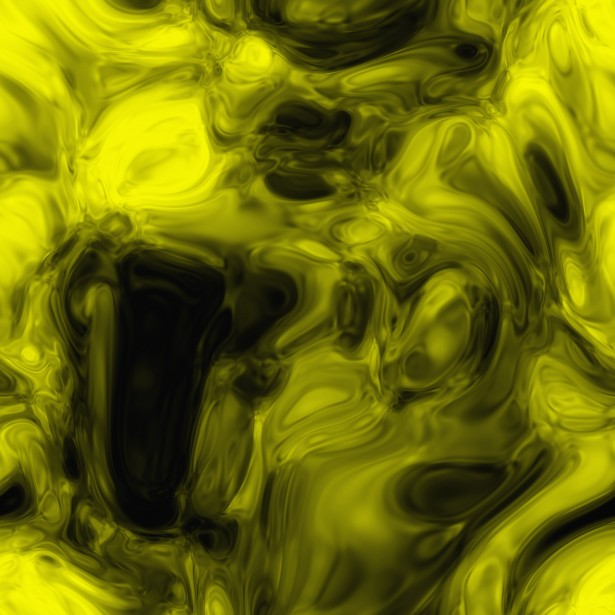
#> input picture cours2023/turbulence.png, 615 x 615 px
$ jupyter execute --allow-errors gaussian_vs_turbulent_fow.ipynb   (shell and % lines are left out)
#> lines starting #> are read from the running program, lines starting #| are printed output that depends on the picture
<a href="https://colab.research.google.com/github/jecampagne/cours_mallat_cdf/blob/main/cours2023/gaussian_vs_turbulent_fow.ipynb" target="_parent"></a>

[cell 1]
import powerbox as pbox

[cell 2]
import numpy as np
import scipy.stats as stats

import PIL
from PIL import Image
import matplotlib.pyplot as plt
import matplotlib as mpl
mpl.rcParams['font.size'] = 18

# Topic: non gaussianity of turbulent flow

Principle:
  - take a 2D tubulent flow image
  - compute its power spectrum P(k) via FFT
  - generate a gaussien field with the same P(k)

# Load the image of turbulent flow

[cell 3]
from google.colab import drive
drive.mount('/content/drive', force_remount=True)

[cell 4]
import os
os.chdir("/content/drive/My Drive/Data4CoursSMallat")

[cell 5]
imagePIL = Image.open('turbulence.png')
#> imagePIL is the input picture: PIL image 615x615 RGBA; mean R, G, B, A 111.6, 111.6, 5.5, 255
image = np.array(Image.open('turbulence.png').convert('L'))
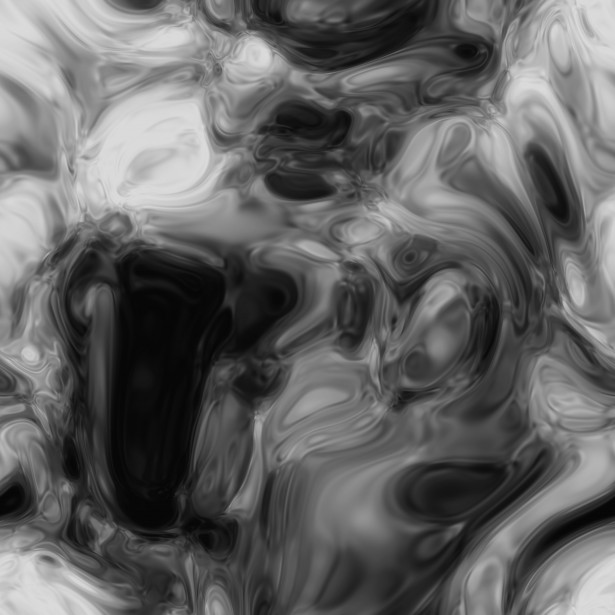
#> image: shape (615, 615); min 3, max 222, mean 99.5

[cell 6]
h,w = image.shape # heightxwidth
#> h = 615; w = 615
n = min(h,w)
#> n = 615
d = np.log2(n)
#> d = 9.26
npix = int(2**np.floor(d))
#> npix = 512
image = image[:npix,:npix]   # simple restriction to power 2 (FFT)
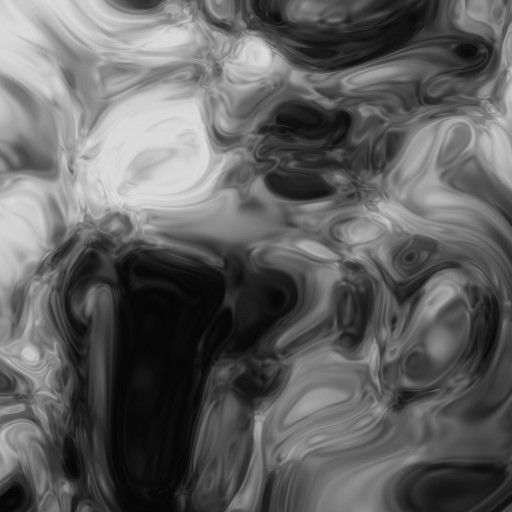
#> image: shape (512, 512); min 3, max 222, mean 96.8

[cell 7]
npix
#> Out = 512

[cell 8]
image = image/npix**3 # normalisation
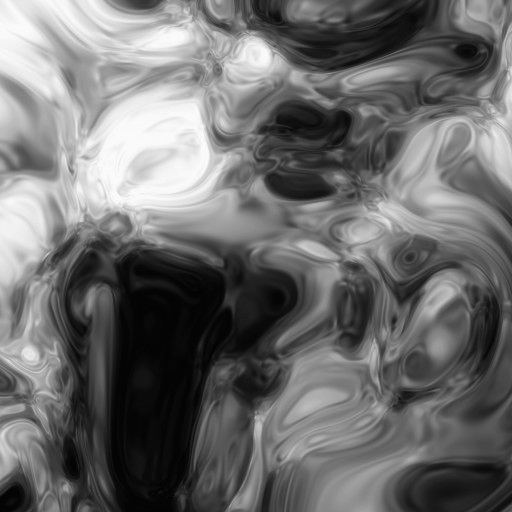
#> image: shape (512, 512) float64; min 2.24e-08, max 1.65e-06, mean 7.21e-07; drawn with min black and max white

[cell 9]
plt.imshow(image, plt.cm.gray), plt.colorbar();
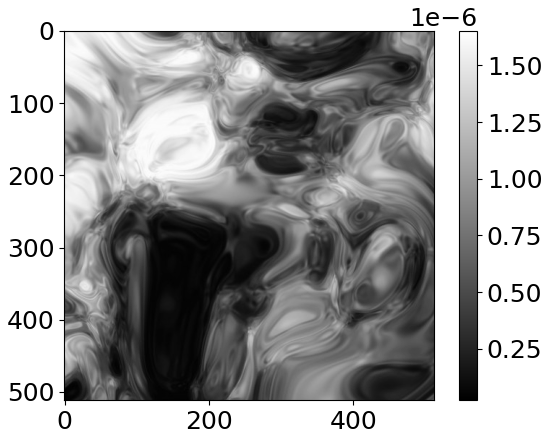
#> figure drawn by matplotlib, 2 panels

# Compute image power spectrum

[cell 10]
fourier_image = np.fft.fft2(image)
fourier_amplitudes = np.abs(fourier_image)**2

kfreq = np.fft.fftfreq(npix) * npix
kfreq2D = np.meshgrid(kfreq, kfreq)
knrm = np.sqrt(kfreq2D[0]**2 + kfreq2D[1]**2)

knrm = knrm.flatten()
fourier_amplitudes = fourier_amplitudes.flatten()

kbins = np.arange(0.5, npix//2+1, 1.)
#> kbins = 257 values from 0.5 to 256.5
kvals = 0.5 * (kbins[1:] + kbins[:-1])
#> kvals = 256 values from 1 to 256
Abins, _, _ = stats.binned_statistic(knrm, fourier_amplitudes,
                                     statistic = "mean",
                                     bins = kbins)
#> Abins = 256 values, max 0.000818 at index 0, min 4.66e-11 at index 255, mean 4.26e-06
#Abins *= np.pi * (kbins[1:]**2 - kbins[:-1]**2)
